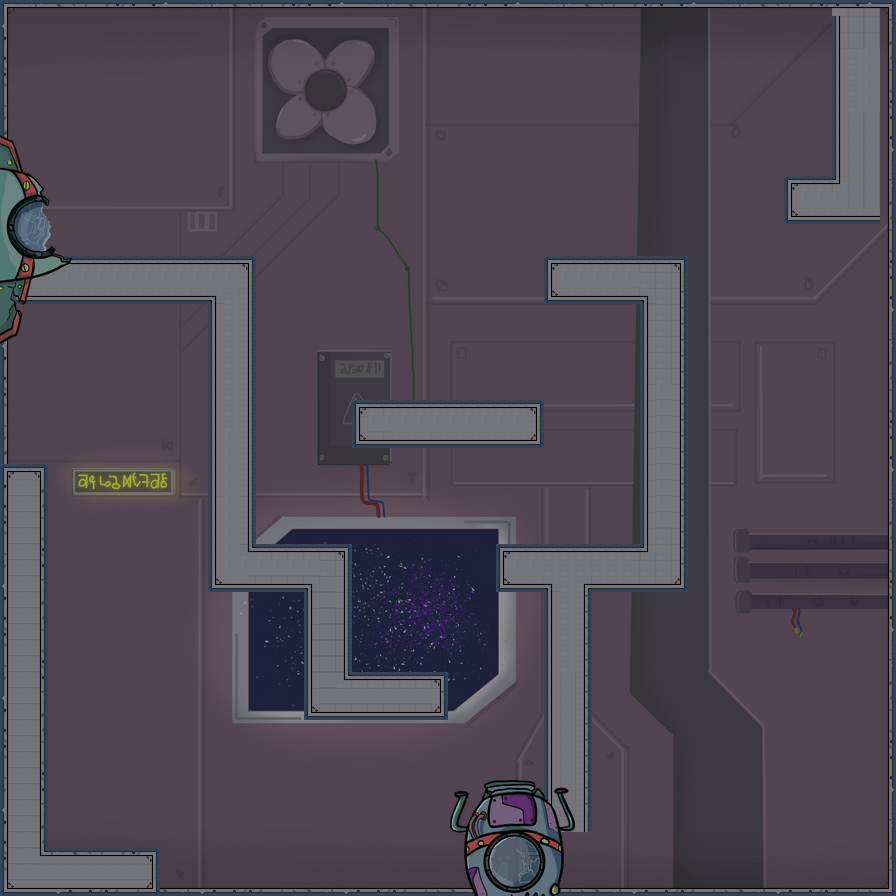

A 2D game scene composited from a Tiled map and its tileset images. What follows is a short description and the map's XML, with each tile layer's data collapsed to a summary:
An orthogonal 56x56 tile map with 16x16 px tiles, 3 tile layers (Filling, Enviroment, Main tiles), 3 image layers and 10 objects (4x GXPEngine.Boundaries, 4x GXPEngine.RadioactiveBox, GXPEngine.Player, GXPEngine.NextLevelPortal).

<map version="1.8" tiledversion="1.8.4" orientation="orthogonal" renderorder="right-down" width="56" height="56" tilewidth="16" tileheight="16" infinite="0" nextlayerid="10" nextobjectid="24">
 <tileset firstgid="1" name="TileSheet16" tilewidth="16" tileheight="16" tilecount="299" columns="13">
  <image source="TileSets/TileSheet16.png" width="208" height="368" />
 </tileset>
 <imagelayer id="6" name="BG">
  <image source="../Backgrounds/background.png" width="890" height="890" />
 </imagelayer>
 <layer id="1" name="Filling" width="56" height="56" locked="1">
  <data>[3136 cells, 0 non-empty, 0 distinct tile ids]</data>
 </layer>
 <layer id="2" name="Enviroment" width="56" height="56">
  <data>[3136 cells, 503 non-empty, 5 distinct tile ids]</data>
 </layer>
 <layer id="3" name="Main tiles" width="56" height="56">
  <data>[3136 cells, 522 non-empty, 50 distinct tile ids]</data>
 </layer>
 <objectgroup id="5" name="Object Layer 1">
  <properties>
   <property name="NextLevelName" value="Level3" />
  </properties>
  <object id="1" type="GXPEngine.Player" x="114.254" y="182.177" width="29.5" height="57.6" />
  <object id="5" type="GXPEngine.Boundaries" x="-1.33333" y="1.33333" width="900" height="22.6667" />
  <object id="6" type="GXPEngine.Boundaries" x="-1.33333" y="1.33333" width="18.6667" height="894.667" />
  <object id="7" type="GXPEngine.Boundaries" x="878.667" y="0" width="21.3333" height="898.667" />
  <object id="8" type="GXPEngine.Boundaries" x="-1.33333" y="877.333" width="897.333" height="17.3333" />
  <object id="13" type="GXPEngine.RadioactiveBox" gid="277" x="414" y="609.333" width="44.67" height="44.67" />
  <object id="20" type="GXPEngine.NextLevelPortal" x="474" y="814.667" width="76" height="60.6667">
   <properties>
    <property name="NextLevelName" value="Level3" />
   </properties>
  </object>
  <object id="21" type="GXPEngine.RadioactiveBox" gid="277" x="440.998" y="557.665" width="44.67" height="44.67" />
  <object id="22" type="GXPEngine.RadioactiveBox" gid="277" x="384.998" y="558.332" width="44.67" height="44.67" />
  <object id="23" type="GXPEngine.RadioactiveBox" gid="277" x="416.998" y="503.665" width="44.67" height="44.67" />
 </objectgroup>
 <imagelayer id="7" name="SpaceShip" offsetx="-3" offsety="134">
  <image source="../Backgrounds/spaceship.png" width="75" height="211" />
 </imagelayer>
 <imagelayer id="8" name="EscapePod" offsetx="450.333" offsety="780">
  <image source="../Backgrounds/escapepod2.png" width="125" height="162" />
 </imagelayer>
</map>
